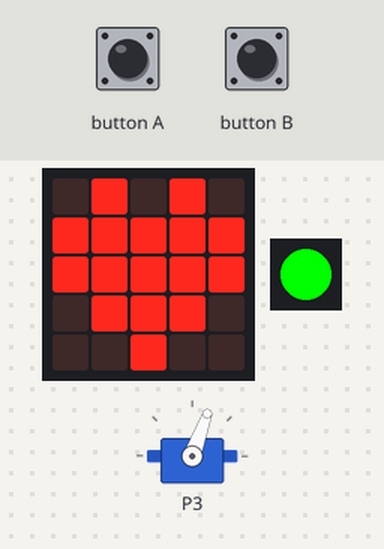
A program run on a simulated Calliope mini (MakeCode). Shown: the board's 5×5 LED display, 1 RGB LEDs in strip order, left to right, servo. The inputs (shaded band) are chosen by the test bench.

Above: at 1.8 s.
1.9 s: button A pressed for 0.15 s
At 2.6 s:
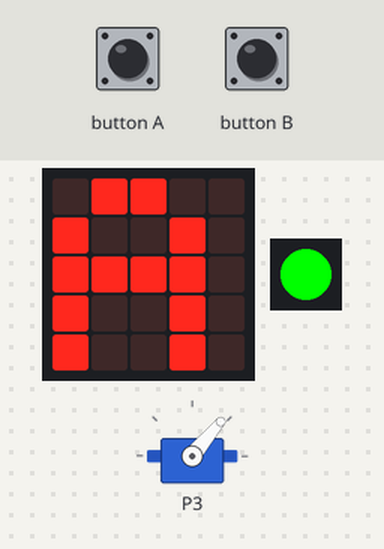
3.5 s: button B pressed for 0.15 s
At 5.1 s:
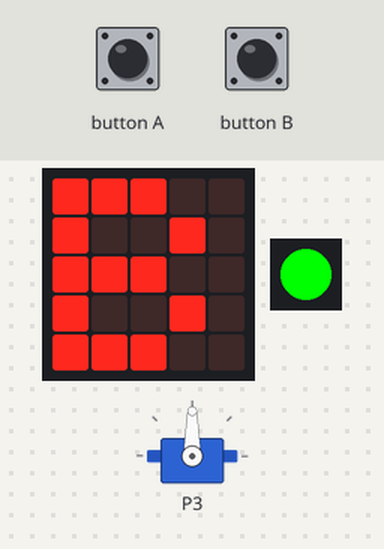
Timing chart, 0 to 6.6 s (numbered marks = the images above; inputs shaded):
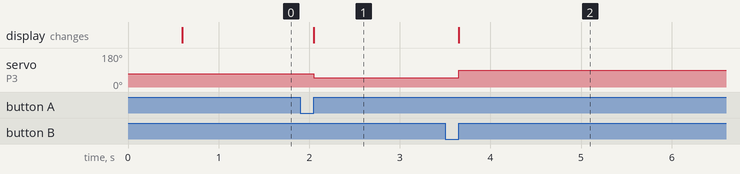

The program:

main.ts
```typescript
input.onButtonEvent(Button.A, input.buttonEventClick(), function () {
    servos.P3.setAngle(min)
    basic.showString("A")
})
input.onButtonEvent(Button.B, input.buttonEventClick(), function () {
    servos.P3.setAngle(max)
    basic.showString("B")
})
let max = 0
let min = 0
let start = 70
min = 50
max = 90
basic.showIcon(IconNames.Heart)
basic.setLedColor(0x00ff00)
servos.P3.setAngle(start)
basic.forever(function () {

})
```

test.ts
```typescript
// Hier kann man Tests durchführen; diese Datei wird nicht kompiliert, wenn dieses Paket als Erweiterung verwendet wird.
```

Measured:
- after the input at 1.9 s, servo on P3: 70° → 50° after 0.15 s; the display: changes after 0.15 s (image 1)
- after the input at 3.5 s, servo on P3: 50° → 90° after 0.15 s; the display: changes after 0.15 s (image 2)
